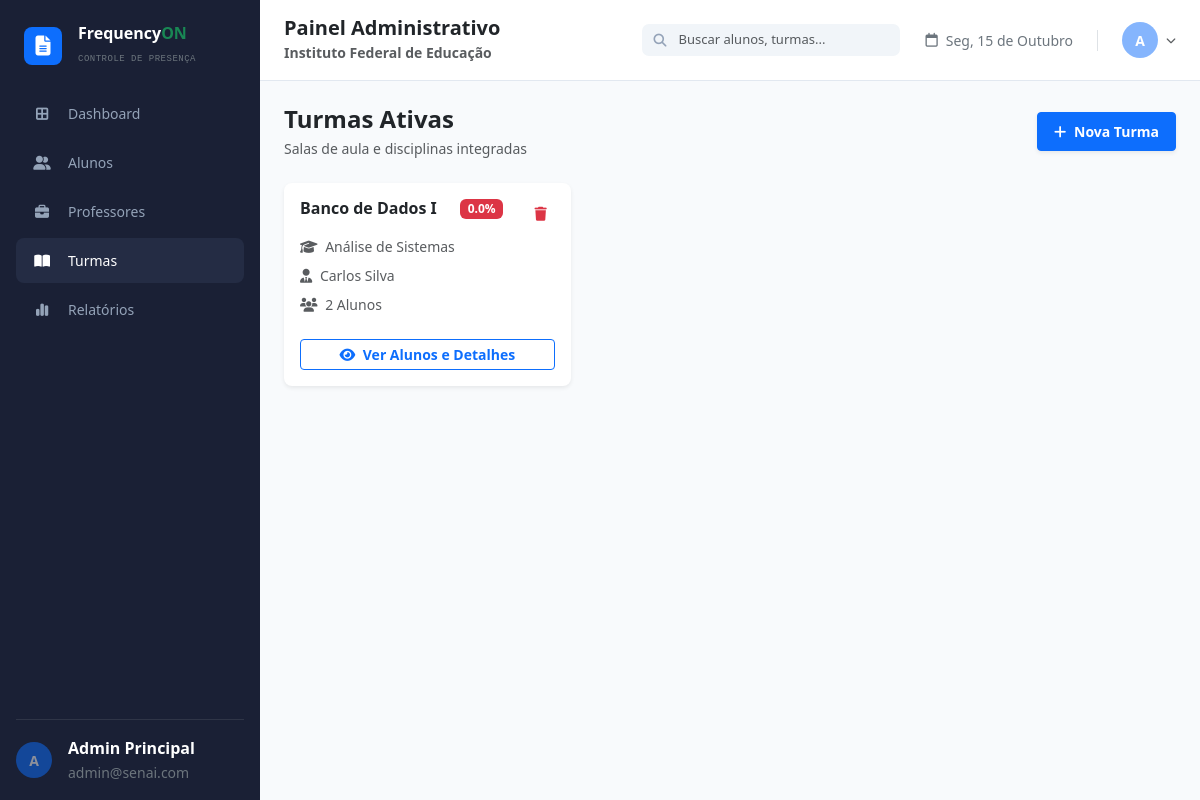
The page /admin/turmas (signed in) on the database as committed earlier.
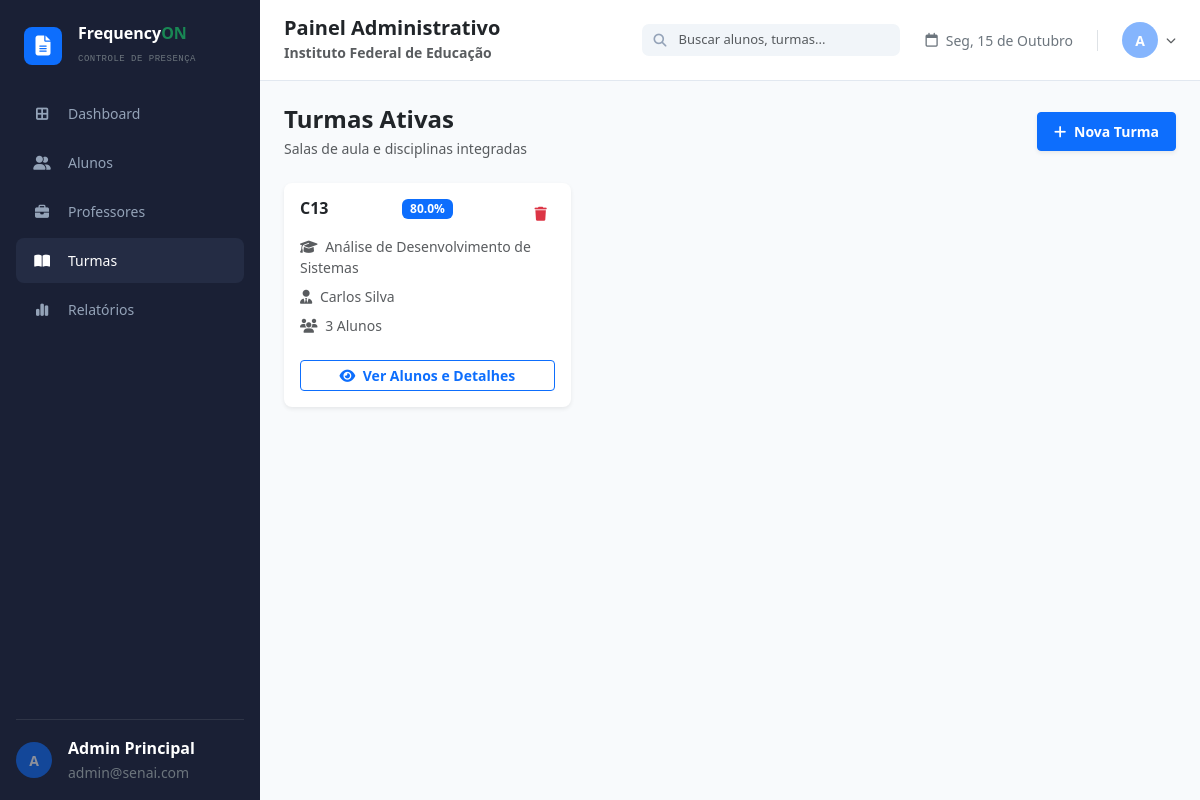
The same page on the database as committed later.
### database.py (models this page shows, shortened)
class Turma(db.Model):
    __tablename__ = "turmas"
    id = db.Column(db.Integer, primary_key=True)
    nome = db.Column(db.String(120), nullable=False)
    curso = db.Column(db.String(120), nullable=False)
    professor_id = db.Column(db.Integer, db.ForeignKey("professores.id"))
    professor = db.relationship("Professor", back_populates="turmas")
    alunos = db.relationship("Aluno", back_populates="turma")
    @property
    def frequencia_media(self):
        v = [a.frequencia for a in self.alunos]
        return round(sum(v) / len(v), 1) if v else 0

class UsuarioMixin:
    def set_senha(self, senha):
        self.senha_hash = generate_password_hash(senha)
    def check_senha(self, senha):
        return check_password_hash(self.senha_hash, senha)

class Professor(UsuarioMixin, db.Model):
    __tablename__ = "professores"
    id = db.Column(db.Integer, primary_key=True)
    nome = db.Column(db.String(120), nullable=False)
    email = db.Column(db.String(120), unique=True, nullable=False)
    senha_hash = db.Column(db.String(255), nullable=False)
    departamento = db.Column(db.String(120))
    foto = db.Column(db.String(255))
    turmas = db.relationship("Turma", back_populates="professor")

### app.py (the view, shortened to what this page needs)
@admin.route("/turmas", methods=["GET", "POST"])
@requer("admin")
def turmas():
    return render_template("admin/turmas.html", turmas=Turma.query.all(), professores=Professor.query.all())

### app.py (called while the page is built)
def usuario_atual():
    tipo, uid = session.get("tipo"), session.get("uid")
    modelo = {"admin": Admin, "professor": Professor, "aluno": Aluno}.get(tipo)
    return db.session.get(modelo, uid) if modelo and uid else None

def requer(tipo):
    def deco(f):
        @wraps(f)
        def wrapper(*a, **kw):
            if session.get("tipo") != tipo or not usuario_atual():
                return redirect(url_for("login_admin" if tipo == "admin" else "login_professor"))
            return f(*a, **kw)
        return wrapper
    return deco

### database.py (called while the page is built)
    @property
    def frequencia(self):
        dias = db.session.query(func.count(func.distinct(Presenca.data))).scalar()
        if not dias:
            return 0
        ok = (db.session.query(func.count(Presenca.id))
              .filter(Presenca.aluno_id == self.id, Presenca.status.in_(("presente", "atraso")))
              .scalar())
        return min(100, round(ok * 100 / (dias * AULAS_POR_DIA)))

### templates/admin/turmas.html (shortened to what this page needs)
{% extends 'admin/base.html' %}
{% block content %}
<div class="d-flex align-items-center justify-content-between mb-4">
    <div>
        <h1 class="h4 fw-bold text-dark mb-1">Turmas Ativas</h1>
        <p class="text-muted mb-0 small">Salas de aula e disciplinas integradas</p>
    </div>
    <button class="btn btn-primary fw-semibold btn-sm px-3 py-2 shadow-sm" data-bs-toggle="modal" data-bs-target="#modalTurma">
        <i class="fa-solid fa-plus me-1"></i> Nova Turma
    </button>
</div>
<div class="row g-3">
    {% for turma in turmas %}
    <div class="col-md-4">
        <div class="card border-0 shadow-sm rounded-3 h-100">
            <div class="card-body p-3 d-flex flex-column">
                <div>
                    <div class="d-flex justify-content-between align-items-start mb-2">
                        <h6 class="fw-bold text-dark mb-0">{{ turma.nome }}</h6>
                        <span class="badge {% if turma.frequencia_media < 75 %}bg-danger{% else %}bg-primary{% endif %}">
                            {{ turma.frequencia_media }}%
                        </span>
                        <form method="POST" action="{{ url_for('admin.deletar_turma', id=turma.id) }}" style="display:inline-block;" onsubmit="return confirm('Tem certeza que deseja excluir?');">
                            <button type="submit" class="btn btn-outline-danger btn-sm border-0">
                                <i class="fa-solid fa-trash"></i>
                            </button>
                        </form>
                    </div>
                    <p class="text-muted small mb-2"><i class="fa-solid fa-graduation-cap me-1"></i> {{ turma.curso }}</p>
                    <p class="text-muted small mb-2"><i class="fa-solid fa-user-tie me-1"></i> {{ turma.professor.nome if turma.professor else 'Sem Professor' }}</p>
                    <p class="text-muted small mb-3"><i class="fa-solid fa-users me-1"></i> {{ turma.alunos|length }} Alunos</p>
                </div>
                <a href="{{ url_for('admin.detalhes_turma', id=turma.id) }}" class="btn btn-outline-primary btn-sm w-100 fw-semibold mt-2">
                    <i class="fa-solid fa-eye me-1"></i> Ver Alunos e Detalhes
                </a>
            </div>
        </div>
    </div>
    {% else %}
    <div class="col-12"><p class="text-muted">Nenhuma turma cadastrada.</p></div>
    {% endfor %}
</div>
{% endblock %}

Rows that differ between the two databases and show on the page:
changed Turma "Carlos Silva": nome "Banco de Dados I" → "C13"; frequencia_media "0.0" → "80.0"; curso "Análise de Sistemas" → "Análise de Desenvolvimento de Sistemas"; alunos|length "2" → "3"
